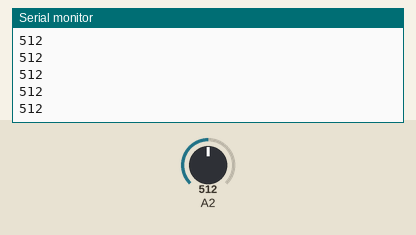
This sketch was run on a simulated Arduino Uno, built with avr-gcc and run on an emulated ATmega328P. Parts: the last lines printed to the serial monitor. The test bench sets the inputs (shaded band); at power-on: A2 = 512.

Above: at 1.2 s.
1.3 s: A2 set to 610
At 1.9 s:
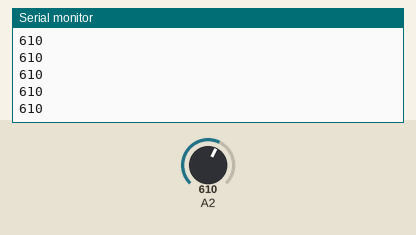
2.8 s: A2 set to 590
At 3.5 s:
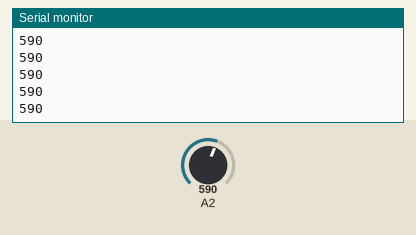
Timing chart, 0 to 5.8 s (numbered marks = the images above; inputs shaded):
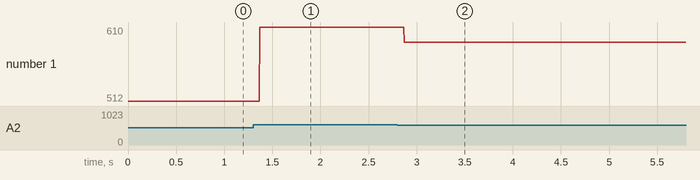

Measured:
- after the input at 1.3 s, the serial monitor: prints a new line after 0.07 s (image 1)
- after the input at 2.8 s, the serial monitor: prints a new line after 0.07 s (image 2)
- plotted number 1: 512 → 610 after the input at 1.3 s, 610 → 590 after the input at 2.8 s

The sketch:

LDR.ino
```cpp
void setup() {
  pinMode(A2,INPUT);
  Serial.begin(9600);
  pinMode(3,INPUT);

}
int a;

void loop() {
  a=analogRead(A2);
  if(a>600)
  {
    digitalWrite(3,HIGH);
  }
  else
  {
    digitalWrite(3,LOW);
  }
  Serial.println(a);

}
```
